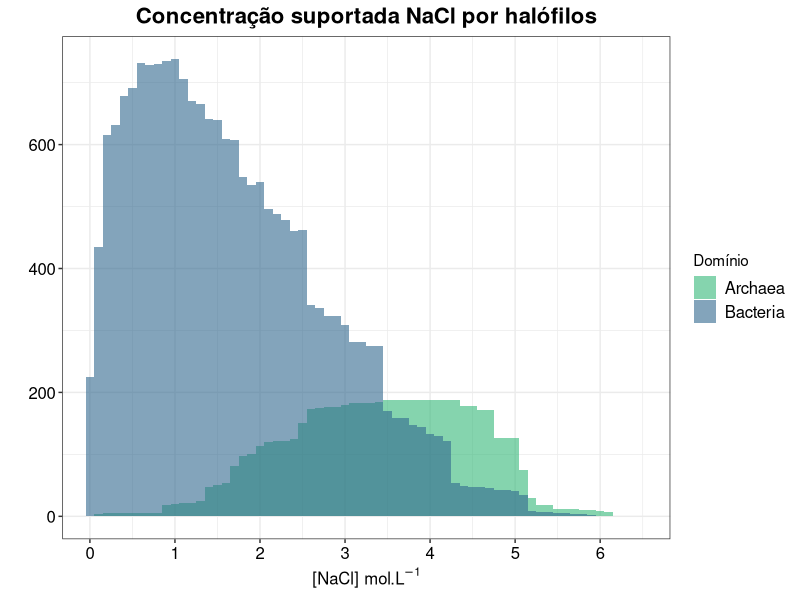
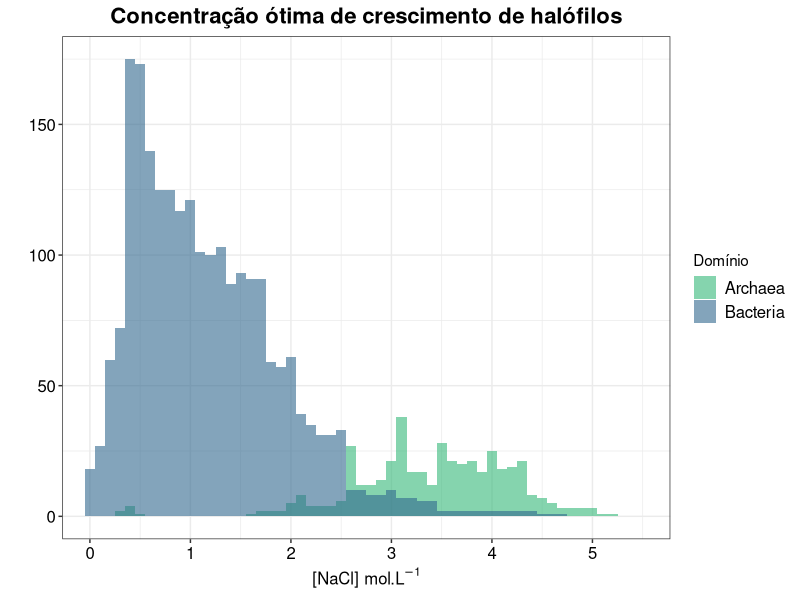
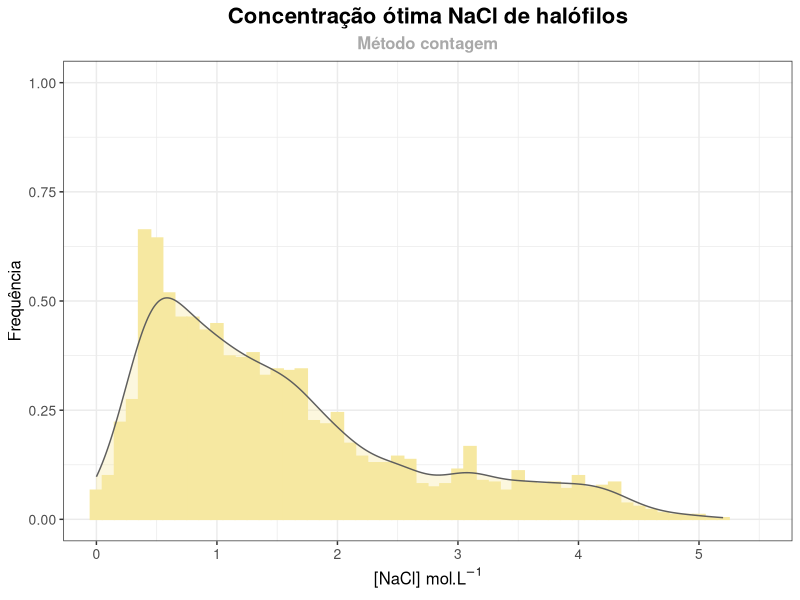
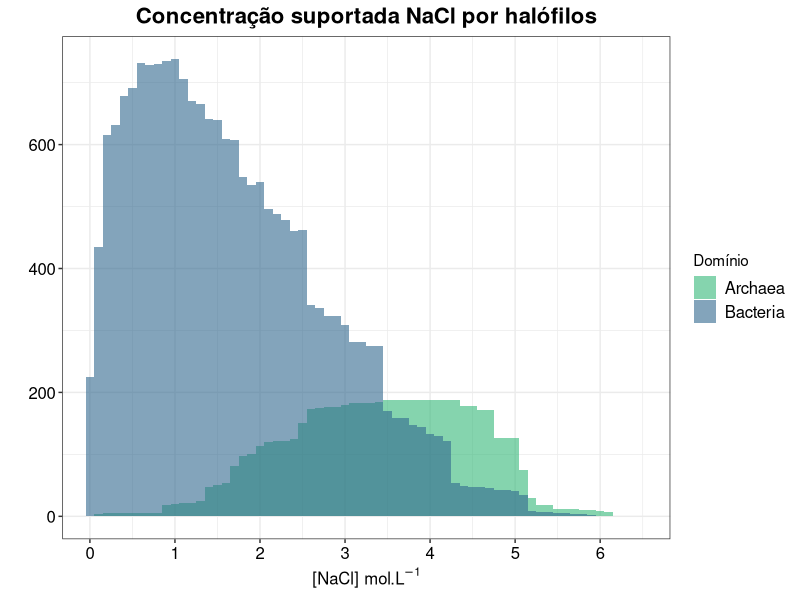
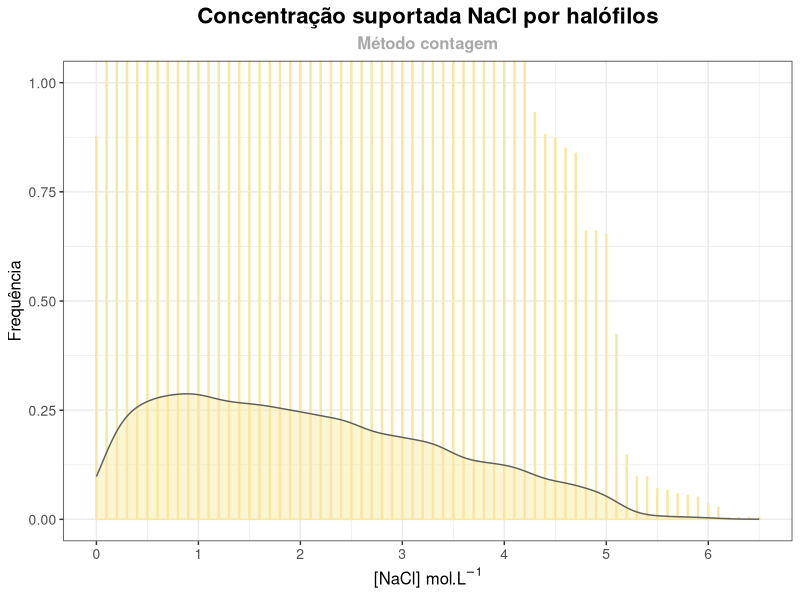
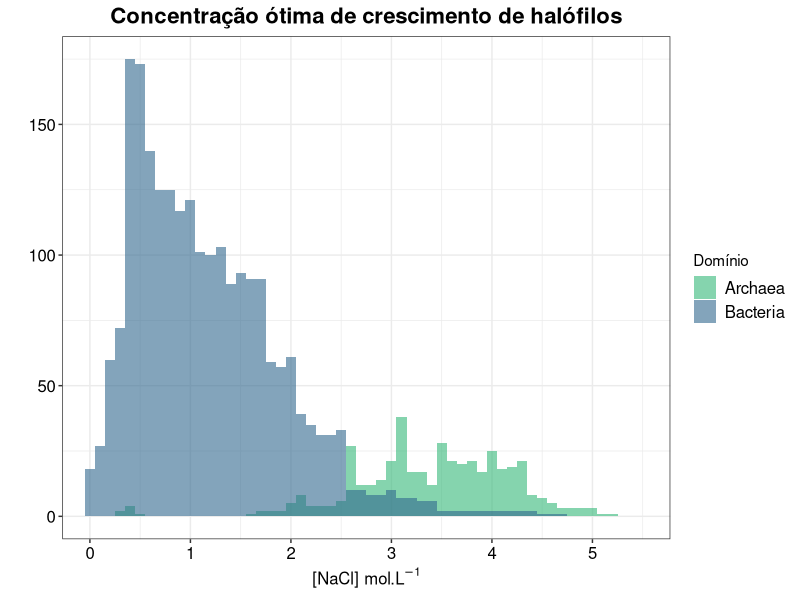
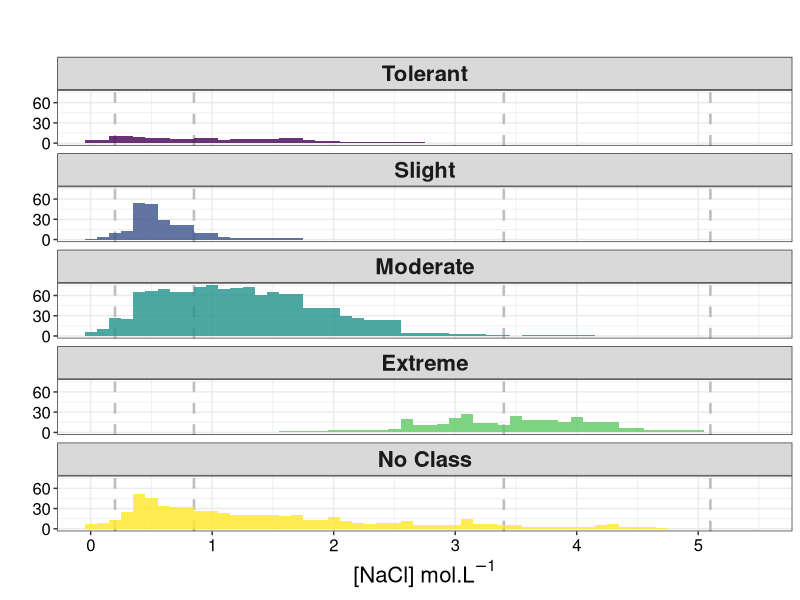
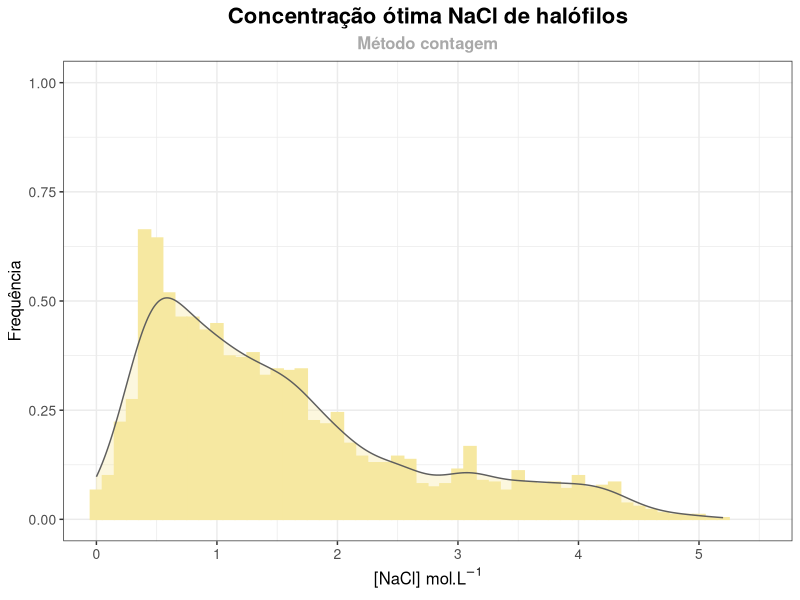

Recreate these plots in R, in order.
#Código em R para analizar levantamento de dados sobre halófilos. Foram procurados papers com a termo "halophilic", coloquei na tabela nome da espécie, domínio (representado por A=Archea, B=Bacteria, E=Eukarya),
#mínimo da concentração ótima, máximo da concentração ótima, mínimo da concentração suportada, máximo da concentração suportada, como ela é classificada (extreme, slight,moderate)
#meio de cultura, referência do paper. A ideia é ver a distribuição: quantos bixos sobrevivem/tem ótimo em cera quantidade.
#Escrito em JULHO/2019 para doutorado


#**********PACOTES E BIBLIOTECAS*********
install.packages("ggplot2") #Linha necessária apenas se não tiver pacote instalado
library(ggplot2)

#lê as duas tabelas, coloca em objetos no R
sup <- read.table("halo_sup.tsv", sep="", dec=".", header=TRUE, na.strings="NA") #lê tabela de concentração suportada
opt <- read.table("halo_opt.tsv", sep="", dec=".", header=TRUE, na.strings="NA") #lê tabela de concentração ótima

halo_sup <- na.omit(sup) #tira linhas com valores nulos
halo_opt <- na.omit(opt)


#*********** SUPORTADO **********

dom_sup <- as.vector(halo_sup[,2]) #cria um vetor de dominios correspondentes
dom_sup <- as.character(dom_sup) #transforam em vetor de character, pra depois na tabela ficar no formato certo

class_sup <- as.vector(halo_sup[,5])
class_sup <- as.character(class_sup)


valor_max_sup <- max(halo_sup[,4]) #dá o valor máximo de concentração


name_sup <- c(mode="character") #vetor emparelhado do graf_sup com os dominios de cada concentração no graf_sup
graf_sup <- c() #vetor que vai ser usado para fazer histograma
clas_sup <- c(mode="character")



concent_sup <- seq(0, valor_max_sup, 0.1) #posição dado por i. Vetor com o valor das concentrações, passo a passo. 0.01 porque é a precisão dos dados, então não perco nenhum
#contador <- vector(mode="integer", length=length(concent)) # Vetor com os contadores associados a cada concentração, então contador[i] tem a quantidade de bichos que sobrevivem na concentração concent[i]

for (n in seq_along(halo_sup[,4])){    #pega cada bicho
    for (i in seq_along(concent_sup)){  #testa cada concentração
        if (concent_sup[i] >= halo_sup[n,3] && concent_sup[i] <= halo_sup[n,4]){   #se a concentração testada está dentro dos limites do bicho, adiciona esse bicho no número de bichos que pode viver naquela condição
            #contador[i]=contador[i]+1
            graf_sup <- append(graf_sup, concent_sup[i], after=length(graf_sup))  #coloca valor de concentração no vetor do histograma. Coloca toda vez que valor está dentro do intervalo do bicho.
            name_sup <- append(name_sup, dom_sup[n], after=length(name_sup))  #para cada concentração no vetor do histograma, coloca o dominio daquele bicho no mesmo lugar no vetor name
            clas_sup <- append(clas_sup, class_sup[n], after=length(clas_sup)) #assim como name_sup, mas coloca a classificação dada pelo autor
            }
        }
    }

graf_sup <- as.numeric(graf_sup)
name_sup <- name_sup[-1] #name[1] por algum motivo bizonho era 'mode "character"', então essa linha retira esse valor, deixando name e graf com o mesmo tamanho
clas_sup <- clas_sup[-1] #
tab_sup <- cbind.data.frame(name_sup, graf_sup, clas_sup)
tab_sup$name_sup <- as.factor(tab_sup$name_sup)
tab_sup$clas_sup <- as.factor(tab_sup$clas_sup)




caixa_sup <-ggplot(tab_sup, aes(x=name_sup, y=graf_sup)) +
  geom_boxplot()+
  labs(x="Domínio", y="[NaCl] (mol/L)")+
  ggtitle("NaCl Survival Range")+
  theme_bw()

# hist_sup <- ggplot(tab_sup, aes(x=graf_sup, color=name_sup, stat(density))) +
  # geom_histogram(fill="white")+
  # labs(x="[NaCl] (mol/L)", y="Frequency")+
  # ggtitle("NaCl Survival Range")+
  # theme_bw()



hist_sup_domain <- ggplot(tab_sup, aes(x=graf_sup, fill=name_sup)) +
    geom_histogram(binwidth=0.1, alpha=0.6, position="identity")+
    labs(x=expression(paste("[NaCl] mol.L"^-{1})),
    y="", fill="Domínio",
    title="Concentração suportada NaCl por halófilos")+
    coord_cartesian(xlim = c(0,6.5))+
    scale_x_continuous(breaks = c(0,1,2,3,4,5,6,7))+
    theme_bw()+
    theme(
    plot.title = element_text(family="", face="bold", size=16, hjust=.5), #hjust coloca título para o centro
    plot.subtitle = element_text(face="bold", size=12, hjust=0.5, colour="dark gray"),
    legend.text = element_text(size = 12),
    axis.text = element_text(colour = "black", size=12),
    axis.title = element_text(size=12))+
    scale_color_manual(values=c('#35b779', '#31688e'))+
    scale_fill_manual(values=c('#35b779', '#31688e'), labels=c("Archaea", "Bacteria"))
hist_sup_domain
	ggsave('hist_sup_domain.png')


hist_sup <- ggplot(tab_sup, aes(x=graf_sup, stat(density))) +
 #geom_vline(xintercept=0.2, color="darkgray", size=1, linetype="dashed")+
 #geom_vline(xintercept=0.85, color="darkgray", size=1, linetype="dashed")+
 #geom_vline(xintercept=3.4, color="darkgray", size=1, linetype="dashed")+
 #geom_vline(xintercept=5.1, color="darkgray", size=1, linetype="dashed")+
    geom_histogram(binwidth=0.01, color="#f6e8a1ff", fill="#f6e8a1ff", position="identity")+  #quanto maior alpha, mais opacas as cores
    labs(x=expression(paste("[NaCl] mol.L"^-{1})), y="Frequência", title="Concentração suportada NaCl por halófilos", subtitle="Método contagem")+
    geom_density(alpha=.45, fill="#f6e8a1ff", color="#5e5e5eff")+
    coord_cartesian(xlim = c(0,6.5), ylim=c(0, 1))+
    scale_x_continuous(breaks = c(0,1,2,3,4,5,6,7))+
    theme_bw()+
    theme(plot.title=element_text(family="", face="bold", size=16, hjust=.5),
    plot.subtitle = element_text(face="bold", size=12, hjust=0.5, colour="dark gray"),
    legend.text = element_text(size = 12),
    legend.title = element_text(face = "bold", size=12),
    axis.text=element_text(size=10),
    axis.title=element_text(size=12))

	ggsave('hist_sup.png')


#********** ÓTIMAS **********

dom_opt <- as.vector(halo_opt[,2])
dom_opt <- as.character(dom_opt)

class_opt <- as.vector(halo_opt[,5])
class_opt <- as.character(class_opt)


valor_max_opt <- max(halo_opt[,4])


name_opt <- c(mode="character")
graf_opt <- c()
clas_opt <- c(mode="character")


concent_opt <- seq(0, valor_max_opt, 0.1) #posição dado por i. Vetor com o valor das concentrações, passo a passo. 0.01 porque é a precisão dos dados, então não perco nenhum
#contador <- vector(mode="integer", length=length(concent)) # Vetor com os contadores associados a cada concentração, então contador[i] tem a quantidade de bichos que sobrevivem na concentração concent[i]

for (n in seq_along(halo_opt[,4])){    #pega cada bicho
    for (i in seq_along(concent_opt)){  #testa cada concentração
        if (concent_opt[i] >= halo_opt[n,3] && concent_opt[i] <= halo_opt[n,4]){   #se a concentração testada está dentro dos limites do bicho, adiciona esse bicho no número de bichos que pode viver naquela condição
            #contador[i]=contador[i]+1
            graf_opt = append(graf_opt, concent_opt[i], after=length(graf_opt))  #coloca valor de concentração no vetor do histograma. Coloca toda vez que valor está dentro do intervalo do bicho.
            name_opt = append(name_opt, dom_opt[n], after=length(name_opt))  #para cada concentração no vetor do histograma, coloca o dominio daquele bicho no mesmo lugar no vetor name
            clas_opt = append(clas_opt, class_opt[n], after=length(clas_opt)) #assim como name_opt, mas coloca a classificação dada pelo autor
            }
        }
    }

graf_opt <- as.numeric(graf_opt)
name_opt <- name_opt[-1] #name[1] por algum motivo bizonho era 'mode "character"', então essa linha retira esse valor, deixando name e graf com o mesmo tamanho
clas_opt <- clas_opt[-1]
tab_opt <- cbind.data.frame(name_opt, graf_opt, clas_opt)
tab_opt$name_opt <- as.factor(tab_opt$name_opt)
tab_opt$clas_opt <- as.factor(tab_opt$clas_opt)
tab_opt$clas_opt <- factor(tab_opt$clas_opt, levels=c('Tolerant', 'Slight', 'Moderate', 'Extreme', 'No Class'))


caixa_opt_domain <-ggplot(tab_opt, aes(x=name_opt, y=graf_opt))+ #boxplot das concentrações ótimas separada por domínio
  geom_boxplot()+
  labs(x="Domain", y="[NaCl] (mol/L)")+
  ggtitle("NaCl Concentration Optimal Growth")+
  theme_bw()

hist_opt_domain <- ggplot(tab_opt, aes(x=graf_opt, fill=name_opt)) + # Histograma concentração ótima separado por domínio da vida
 # geom_vline(xintercept=0.2, color="darkgray", size=1, linetype="dashed")+
 # geom_vline(xintercept=0.85, color="darkgray", size=1, linetype="dashed")+
 # geom_vline(xintercept=3.4, color="darkgray", size=1, linetype="dashed")+
 # geom_vline(xintercept=5.1, color="darkgray", size=1, linetype="dashed")+
    geom_histogram(binwidth=0.1, alpha=0.6, position="identity")+  #quanto maior alpha, mais opacas as cores
    labs(x=expression(paste("[NaCl] mol.L"^-{1})), y="", fill="Domínio", title="Concentração ótima de crescimento de halófilos")+
    coord_cartesian(xlim = c(0,5.5))+
    scale_x_continuous(breaks = c(0,1,2,3,4,5))+
    theme_bw()+
    theme(plot.title = element_text(family="", face="bold", size=16, hjust=.5), #hjust coloca título para o centro
    plot.subtitle = element_text(face="bold", size=12, hjust=0.5, colour="dark gray"),
    legend.text = element_text(size = 12),
    axis.text = element_text(colour = "black", size=12),
    axis.title = element_text(size=12),
    panel.background=element_rect(fill='transparent', color=NA))+
    scale_color_manual(values=c('#35b779', '#31688e'))+
    scale_fill_manual(values=c('#35b779', '#31688e'), labels=c("Archaea", "Bacteria"))
hist_opt_domain
	ggsave('hist_opt_domain.png')



  hist_opt_class <- ggplot(tab_opt, aes(x=graf_opt, fill=clas_opt)) + # Histograma concentração ótima separado por domínio da vida
    geom_vline(xintercept=0.2, color="gray", size=.9, linetype="dashed")+
    geom_vline(xintercept=0.85, color="gray", size=.9, linetype="dashed")+
    geom_vline(xintercept=3.4, color="gray", size=.9, linetype="dashed")+
    geom_vline(xintercept=5.1, color="gray", size=.9, linetype="dashed")+
    geom_histogram(binwidth=0.1, alpha=0.8, position="identity")+  #quanto maior alpha, mais opacas as cores
    facet_wrap(~clas_opt, dir='v', nrow=5)+
    labs(x=expression(paste("[NaCl] mol.L"^-{1})), y="", fill="Classificação pelos autores", title="", subtitle="")+
    coord_cartesian(xlim = c(0,5.5))+
    scale_x_continuous(breaks = c(0,1,2,3,4,5))+
    scale_y_continuous(breaks = c(0, 30, 60))+
    theme_bw()+
    theme(legend.position = 'none',
      strip.text = element_text(size=16, face='bold'),
      axis.text = element_text(colour = "black", size=12),
      axis.title = element_text(size=16),
      panel.background=element_rect(fill='transparent', color=NA))+
      scale_fill_manual(values=c("#440154", "#3b528b", "#21918c", '#5ec962', '#fde725'))

  	ggsave('hist_opt_class.png', width=20, height=25, unit='cm', dpi=320, bg='transparent')



hist_opt <- ggplot(tab_opt, aes(x=graf_opt, stat(density))) +
    # geom_vline(xintercept=0.2, color="darkgray", size=1, linetype="dashed")+
    # geom_vline(xintercept=0.85, color="darkgray", size=1, linetype="dashed")+
    # geom_vline(xintercept=3.4, color="darkgray", size=1, linetype="dashed")+
    # geom_vline(xintercept=5.1, color="darkgray", size=1, linetype="dashed")+
    geom_histogram(binwidth=0.1, color="#f6e8a1ff", fill="#f6e8a1ff", position="identity")+  #quanto maior alpha, mais opacas as cores
    labs(x=expression(paste("[NaCl] mol.L"^-{1})), y="Frequência", title="Concentração ótima NaCl de halófilos", subtitle="Método contagem")+
    geom_density(alpha=.35, fill="#f6e8a1ff", color="#5e5e5eff")+
    coord_cartesian(xlim = c(0,5.5), ylim=c(0, 1))+
    scale_x_continuous(breaks = c(0,1,2,3,4,5))+
    theme_bw()+
    theme(plot.title=element_text(family="", face="bold", size=16, hjust=.5),
    plot.subtitle = element_text(face="bold", size=12, hjust=0.5, colour="dark gray"),
    legend.text = element_text(size = 12),
    legend.title = element_text(face = "bold", size=12),
    axis.text=element_text(size=10),
    axis.title=element_text(size=12))
hist_opt

	ggsave('hist_opt.png')




#********** TOTAL = OPT+SUP **********

graf_total <- c(graf_sup, graf_opt)
name_total <- c(name_sup, name_opt)
class_total <- c(class_sup, class_opt)

s <- rep("Suportado", times=length(name_sup)) #cria vetor com Suportado com número de vezes igual ao tamanho dos outros dois vetores
o <- rep("Otimo", times=length(name_opt))

inter <- c(s, o) #O vetor inter diz se aquela linha corresponde a um ponto do suportado ou do ótimo

tab_total <- cbind.data.frame(name_total, graf_total, inter) #tabela que junta as informações de Domínio, Concentração, ótimo/suportado



hist_total <- ggplot(tab_total, aes(x=graf_total, fill=inter)) +
 geom_histogram(binwidth=0.01, alpha=.7, position="identity")+
 labs(x=expression(paste("[NaCl] moles.L"^-{1})), y="Count", fill="")+
 ggtitle("NaCl Concentration Optimal Growth Range")+
 theme_bw()+
 theme(plot.title=element_text(family="", face="bold", size=16), legend.text = element_text(size = 12),
legend.title = element_text(face = "bold", size=12), axis.text=element_text(size=10), axis.title=element_text(size=12))+
 scale_color_manual(values=c('#e07761ff', '#f9c78cff'))+
 scale_fill_manual(values=c('#e07761ff', '#f9c78cff'))

	ggsave('hist_total.png')


caixa_optsup <- ggplot(tab_total, aes(x=name_total, y= graf_total, fill=inter))+
    geom_boxplot(outlier.size=0.4, alpha=1)+
    labs(x="Domínio", y=expression(paste("[NaCl] mol.L"^-{1})), fill="", title="", subtitle="")+
    theme_bw()+
    scale_fill_manual(values=c('#35b779', '#31688e'), labels=c("Crescimento Ótimo", "Faixa de Sobrevivência"))+
    scale_x_discrete(labels=c('Archaea', 'Bacteria'))+
    theme(
    legend.position='top',
    plot.title = element_text(face="bold", size=16, hjust=.5), #hjust coloca título para o centro
    plot.subtitle = element_text(face="bold", size=12, hjust=0.5, colour="dark gray"),
    legend.text = element_text(size = 12),
    axis.text = element_text(size=10),
    axis.title = element_text(size=12))

	ggsave('caixa_optsup.png', width=12, height=14, unit='cm', dpi=320, bg='transparent')


  violin_optsup <- ggplot(tab_total, aes(x=name_total, y= graf_total, fill=inter))+
      geom_violin(outlier.size=0.4, alpha=1)+
      labs(x="Domínio", y=expression(paste("[NaCl] mol.L"^-{1})), fill="", title="", subtitle="")+
      theme_bw()+
      scale_fill_manual(values=c('#35b779', '#31688e'), labels=c("Crescimento Ótimo", "Faixa de Sobrevivência"))+
      scale_x_discrete(labels=c('Archaea', 'Bacteria'))+
      theme(
      legend.position='top',
      plot.title = element_text(face="bold", size=16, hjust=.5), #hjust coloca título para o centro
      plot.subtitle = element_text(face="bold", size=12, hjust=0.5, colour="dark gray"),
      legend.text = element_text(size = 12),
      axis.text = element_text(size=10),
      axis.title = element_text(size=12))

  	ggsave('violin_optsup.png', width=12, height=14, unit='cm', dpi=320, bg='transparent')
